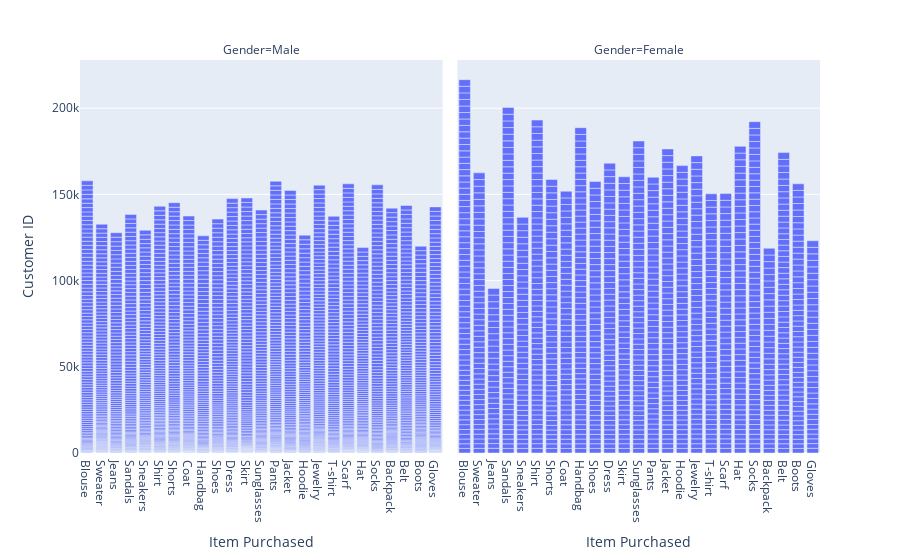

Source (notebook cell):
### Code cell
px.bar(df, x='Item Purchased', y='Customer ID', facet_col='Gender')

### Figure 1 — Plotly figure (JSON) as saved in the notebook; plotly's stock layout.template omitted (floating-point values rounded to 4 significant figures; data arrays with more than 128 entries replaced by an {"elided": "..."} marker saying what was removed)
{"data": [{"alignmentgroup": "True", "hovertemplate": "Gender=Male<br>Item Purchased=%{x}<br>Customer ID=%{y}<extra></extra>", "legendgroup": "", "marker": {"color": "#636efa", "pattern": {"shape": ""}}, "name": "", "offsetgroup": "", "orientation": "v", "showlegend": false, "textposition": "auto", "type": "bar", "x": {"elided": "2652 str values"}, "xaxis": "x", "y": {"elided": "2652 int values"}, "yaxis": "y"}, {"alignmentgroup": "True", "hovertemplate": "Gender=Female<br>Item Purchased=%{x}<br>Customer ID=%{y}<extra></extra>", "legendgroup": "", "marker": {"color": "#636efa", "pattern": {"shape": ""}}, "name": "", "offsetgroup": "", "orientation": "v", "showlegend": false, "textposition": "auto", "type": "bar", "x": {"elided": "1248 str values"}, "xaxis": "x2", "y": {"elided": "1248 int values"}, "yaxis": "y2"}], "layout": {"annotations": [{"font": {}, "showarrow": false, "text": "Gender=Male", "x": 0.245, "xanchor": "center", "xref": "paper", "y": 1, "yanchor": "bottom", "yref": "paper"}, {"font": {}, "showarrow": false, "text": "Gender=Female", "x": 0.755, "xanchor": "center", "xref": "paper", "y": 1, "yanchor": "bottom", "yref": "paper"}], "barmode": "relative", "legend": {"tracegroupgap": 0}, "margin": {"t": 60}, "xaxis": {"anchor": "y", "domain": [0, 0.49], "title": {"text": "Item Purchased"}}, "xaxis2": {"anchor": "y2", "domain": [0.51, 1], "matches": "x", "title": {"text": "Item Purchased"}}, "yaxis": {"anchor": "x", "domain": [0, 1], "title": {"text": "Customer ID"}}, "yaxis2": {"anchor": "x2", "domain": [0, 1], "matches": "y", "showticklabels": false}}}
